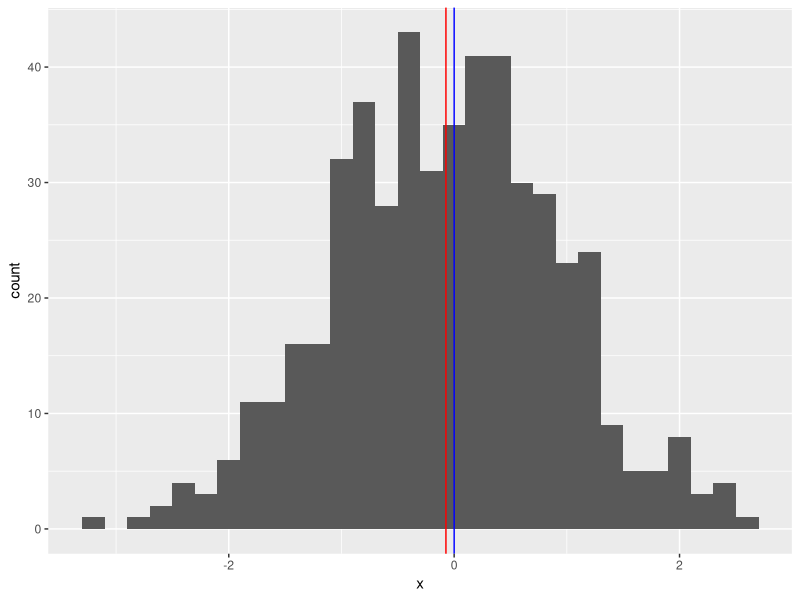
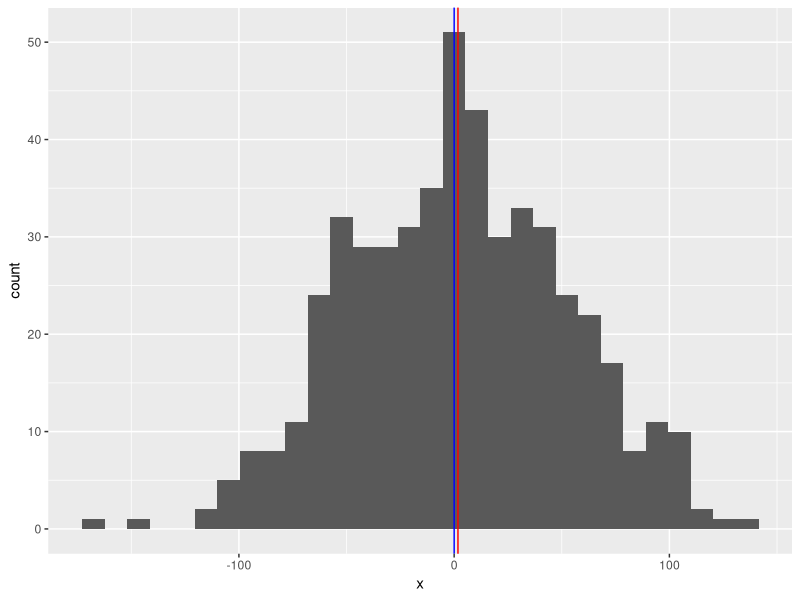
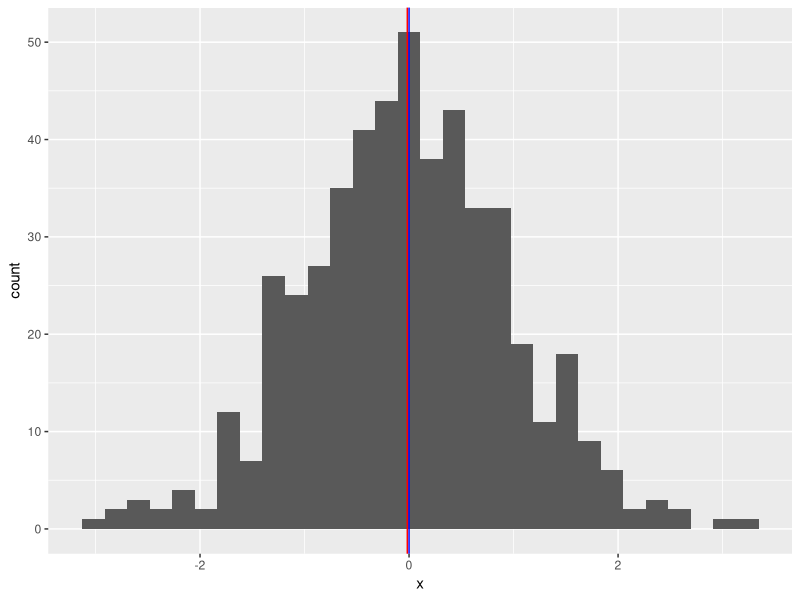
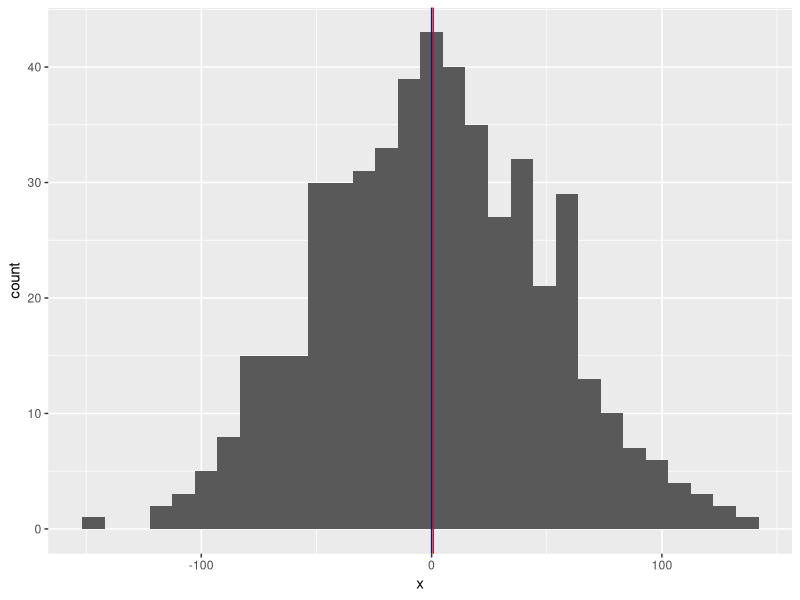
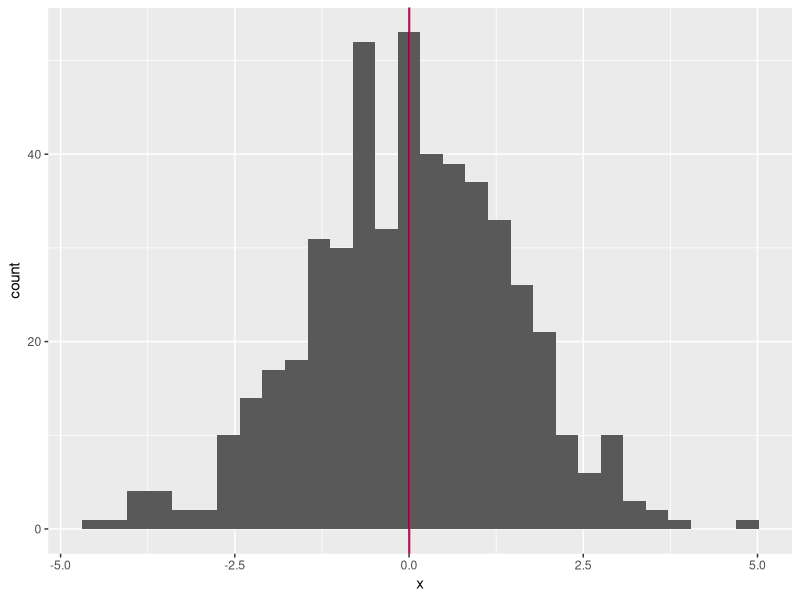
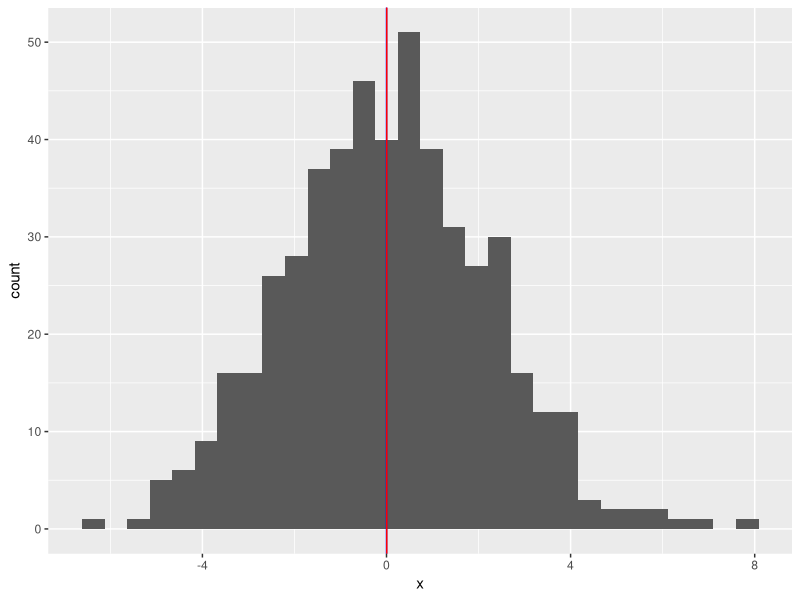

Reproduce these figures in R, in order.
library(data.table)
library(ggplot2)
library(mvtnorm)

ShowSim <- function(n, mu, sigma){

	sim <- rnorm(n, mu, sigma)
	muhat <- mean(sim)
	data <- data.table(x=sim)
	plot <- ggplot(data, aes(x)) + geom_histogram() + geom_vline(xintercept=mu, color='blue') + geom_vline(xintercept=muhat, color='red')
	return(plot)
}


ShowSim(500, 0, 1)
ShowSim(500, 0, 50)


ShowSimMD <- function(n, mu, sigma){
  
  SumMu <- sum(mu) #sum of theoretical mus
  sim <- rmvnorm(n, mu, sigma) #simulation 
  Sumsim <- rowSums(sim) #sum of empirical mus for each element of the simulation
  SumMuhat <- mean(sim)
  data <- data.table(x=Sumsim)
  plot <- ggplot(data, aes(x)) + geom_histogram() + geom_vline(xintercept=SumMu, color='blue') + geom_vline(xintercept=SumMuhat, color='red')
  return(plot)
}

n <- 500
mu <- c(0.5, 0.5)
sigma <- matrix(c(0.5, 0.5, 0.5, 0.5), 2, 2)
sim <- rmvnorm(n, mu, sigma)
sim <- rowSums(sim)
ShowSim(500, 0, 1)
ShowSim(500, 0, 50)
ShowSimMD(500, c(0, 0), matrix(c(0.5, 0.5, 0.5, 0.5), 2, 2))
ShowSimMD(500, c(0, 0), matrix(c(1, 1, 1, 1), 2, 2))

